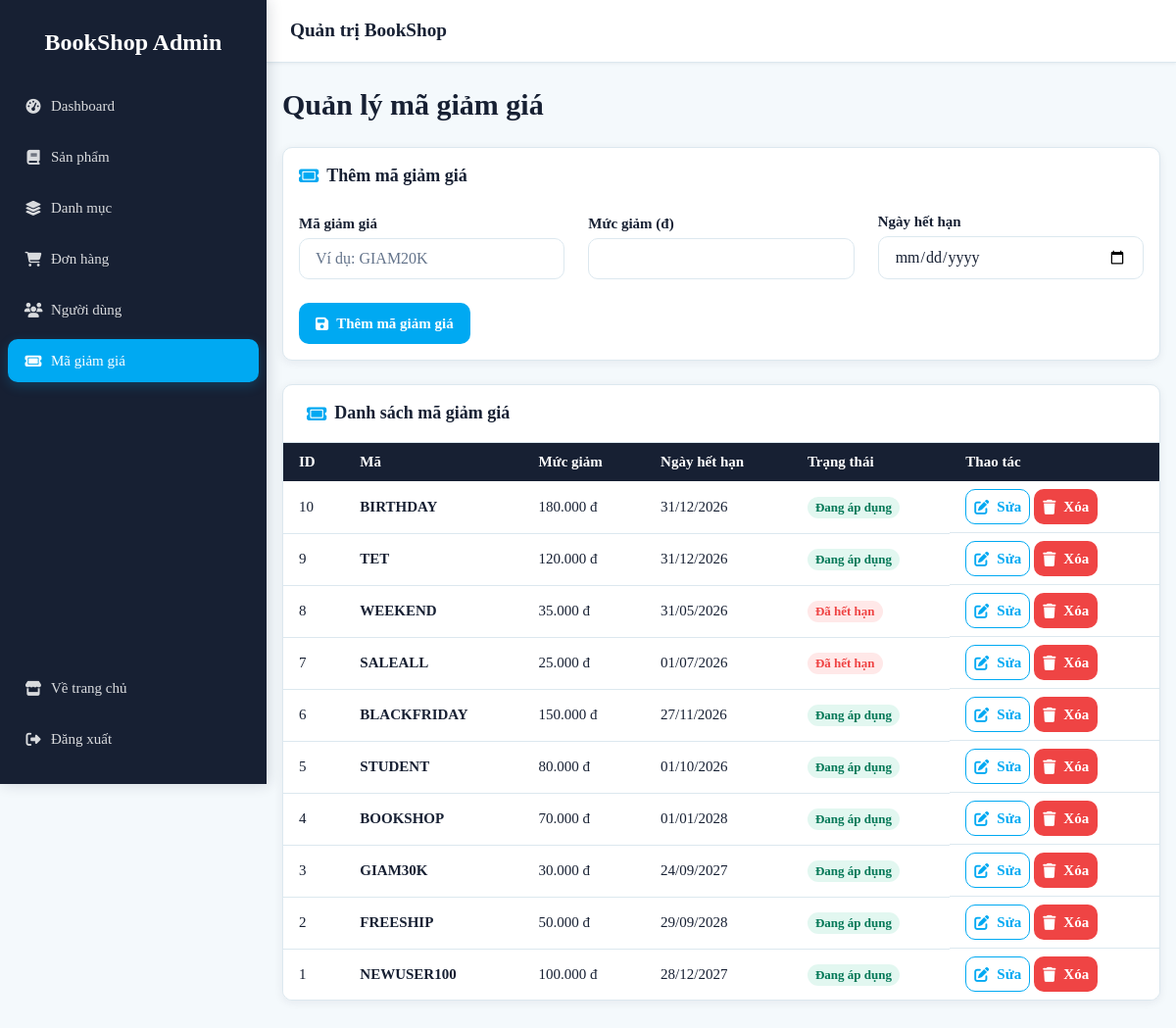
Page /admin/coupons.php (signed in) on the earlier database version.
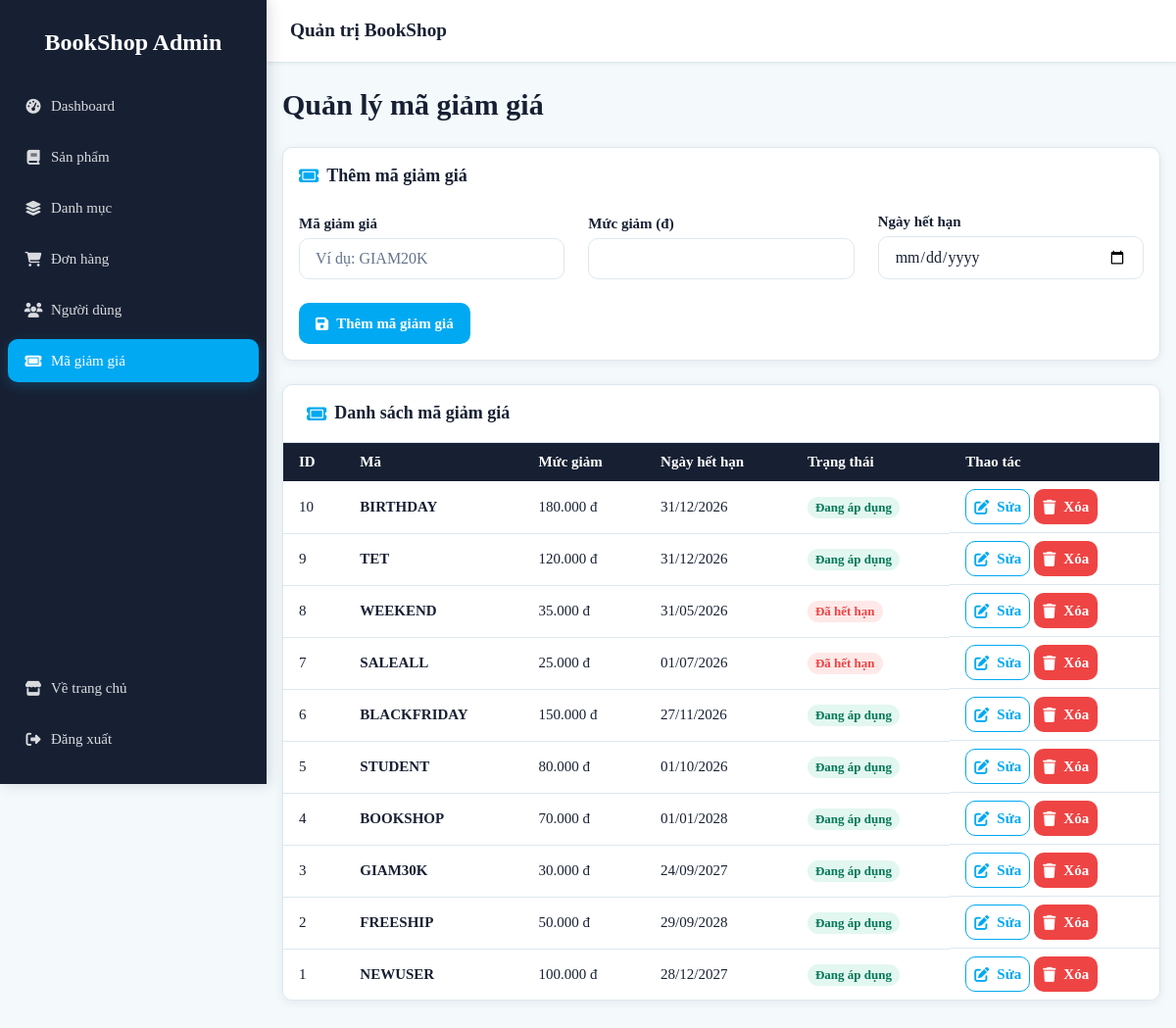
Same page on the later database version.
### tables this page shows
CREATE TABLE `voucher` (
  `VoucherID` int NOT NULL AUTO_INCREMENT,
  `VoucherCode` varchar(50) NOT NULL,
  `DiscountValue` decimal(10,2) NOT NULL,
  `ExpiredDate` datetime DEFAULT NULL,
  PRIMARY KEY (`VoucherID`),
  UNIQUE KEY `VoucherCode` (`VoucherCode`)
);

### admin/coupons.php (the view, shortened to what this page needs)
<?php
require_once 'data.php';
require_once 'partials.php';
$editCoupon = null;
$coupons = [];
$res = $conn->query("SELECT * FROM voucher ORDER BY VoucherID DESC");
if ($res) {
  while ($row = $res->fetch_assoc()) {
    $coupons[] = $row;
  }
}
function getCouponStatus($expiredDate) {
  $expTime = strtotime($expiredDate);
  $nowTime = time();
  if (date('Y-m-d', $expTime) >= date('Y-m-d', $nowTime)) {
    return 'Đang áp dụng';
  }
  return 'Đã hết hạn';
}
?>
<!DOCTYPE html>
<html lang="vi">
<head>
  <title>Quản lý mã giảm giá</title><?= adminCssLinks() ?>
</head>
<body>
  <div class="app-layout">
    <main class="page-content">
      <header class="page-header"><div><h1>Quản lý mã giảm giá</h1></div></header>
      <form method="post" class="card admin-form-card">
        <div class="card__body form">
          <h2 class="admin-form-card__title"><i class="fa-solid fa-ticket" aria-hidden="true"></i><?= $editCoupon ? 'Chỉnh sửa mã giảm giá' : 'Thêm mã giảm giá' ?></h2>
          <div class="form-row">
            <div class="form-group">
              <label class="form-label">Mã giảm giá</label>
              <input class="form-control" name="code" value="<?= h($editCoupon['VoucherCode'] ?? '') ?>" placeholder="Ví dụ: GIAM20K" required>
            </div>
            <div class="form-group">
              <label class="form-label">Mức giảm (đ)</label>
              <input class="form-control" type="number" min="0" name="discount" value="<?= h($editCoupon['DiscountValue'] ?? '') ?>" required>
            </div>
            <div class="form-group">
              <label class="form-label">Ngày hết hạn</label>
              <input class="form-control" type="date" name="expired_date" value="<?= h($editCoupon['ExpiredDate'] ? date('Y-m-d', strtotime($editCoupon['ExpiredDate'])) : '') ?>" required>
            </div>
          </div>
          <div class="btn-group">
            <button class="btn btn--primary" type="submit"><i class="fa-solid fa-floppy-disk" aria-hidden="true"></i><?= $editCoupon ? 'Cập nhật mã giảm giá' : 'Thêm mã giảm giá' ?></button>
          </div>
        </div>
      </form>
      <section class="admin-table-card" aria-labelledby="coupons-table-title">
        <h2 id="coupons-table-title" class="admin-table-card__title"><i class="fa-solid fa-ticket" aria-hidden="true"></i>Danh sách mã giảm giá</h2>
        <div class="table-wrapper">
        <table class="table">
          <thead>
            <tr>
              <th>ID</th>
              <th>Mã</th>
              <th>Mức giảm</th>
              <th>Ngày hết hạn</th>
              <th>Trạng thái</th>
              <th>Thao tác</th>
            </tr>
          </thead>
          <tbody>
            <?php if (empty($coupons)): ?>
              <tr><td colspan="6"><div class="admin-table-empty"><i class="fa-solid fa-ticket" aria-hidden="true"></i><strong>Chưa có mã giảm giá</strong><span>Danh sách mã giảm giá hiện đang trống.</span></div></td></tr>
            <?php else: ?>
            <?php foreach ($coupons as $coupon):
              $status = getCouponStatus($coupon['ExpiredDate']);
            ?>
              <tr>
                <td><?= h($coupon['VoucherID']) ?></td>
                <td><strong><?= h($coupon['VoucherCode']) ?></strong></td>
                <td><?= number_format($coupon['DiscountValue'], 0, ',', '.') ?> đ</td>
                <td><?= $coupon['ExpiredDate'] ? date('d/m/Y', strtotime($coupon['ExpiredDate'])) : 'Không giới hạn' ?></td>
                <td><span class="badge <?= badgeClass($status) ?>"><?= h($status) ?></span></td>
                <td class="table__actions">
                  <a class="btn btn--sm btn--outline" href="coupons.php?edit=<?= h($coupon['VoucherID']) ?>"><i class="fa-solid fa-pen-to-square" aria-hidden="true"></i>Sửa</a>
                  <form method="post" onsubmit="return confirm('Bạn có chắc chắn muốn xóa mã giảm giá này?')" style="display:inline">
                    <button class="btn btn--sm btn--danger" type="submit"><i class="fa-solid fa-trash" aria-hidden="true"></i>Xóa</button>
                  </form>
                </td>
              </tr>
            <?php endforeach; ?>
            <?php endif; ?>
          </tbody>
        </table>
        </div>
      </section>
    </main>
  </div>
  </div>
</body>
</html>

Differences in the rows shown:
changed voucher id 1: VoucherCode "NEWUSER100" → "NEWUSER"
